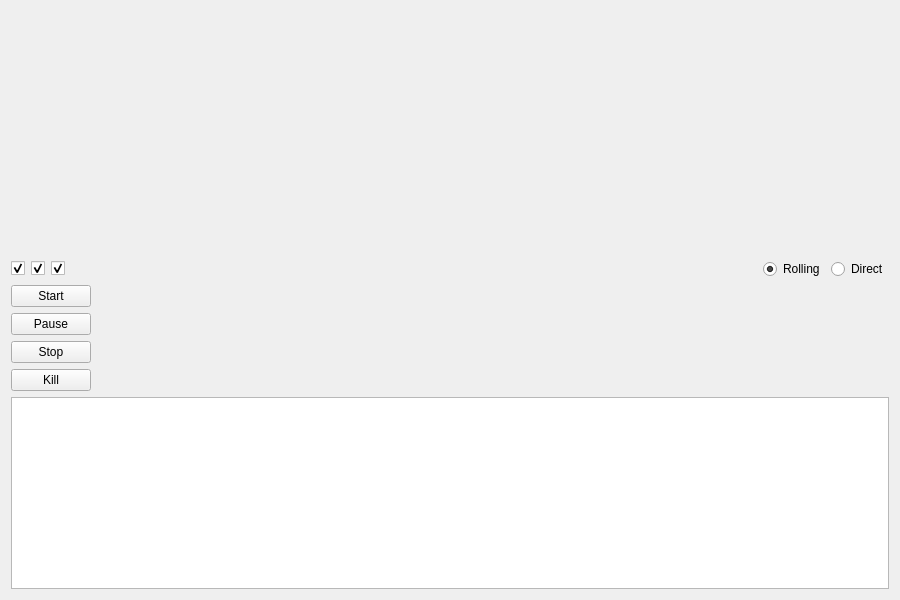
<?xml version="1.0" encoding="UTF-8"?>
<ui version="4.0">
 <class>MainWindow</class>
 <widget class="QWidget" name="MainWindow">
  <property name="geometry">
   <rect>
    <x>0</x>
    <y>0</y>
    <width>900</width>
    <height>600</height>
   </rect>
  </property>
  <property name="windowTitle">
   <string>Dynamic Channels + Legend</string>
  </property>
  <layout class="QVBoxLayout" name="verticalLayout">
   <item>
    <widget class="PlotWidget" name="plot" native="true">
     <property name="sizePolicy">
      <sizepolicy hsizetype="Expanding" vsizetype="Expanding">
       <horstretch>0</horstretch>
       <verstretch>1</verstretch>
      </sizepolicy>
     </property>
    </widget>
   </item>
   <item>
    <layout class="QHBoxLayout" name="horizontalLayout_cb">
     <item>
      <widget class="QWidget" name="cb_container" native="true">
       <layout class="QHBoxLayout" name="horizontalLayout_cbs">
        <property name="leftMargin"><number>0</number></property>
        <property name="topMargin"><number>0</number></property>
        <property name="rightMargin"><number>0</number></property>
        <property name="bottomMargin"><number>0</number></property>
        <item>
         <widget class="QCheckBox" name="cb_0">
          <property name="checked">
           <bool>true</bool>
          </property>
         </widget>
        </item>
        <item>
         <widget class="QCheckBox" name="cb_1">
          <property name="checked">
           <bool>true</bool>
          </property>
         </widget>
        </item>
        <item>
         <widget class="QCheckBox" name="cb_2">
          <property name="checked">
           <bool>true</bool>
          </property>
         </widget>
        </item>
       </layout>
      </widget>
     </item>
     <item>
      <spacer name="horizontalSpacer_2">
       <property name="orientation">
        <enum>Qt::Orientation::Horizontal</enum>
       </property>
       <property name="sizeHint" stdset="0">
        <size>
         <width>40</width>
         <height>20</height>
        </size>
       </property>
      </spacer>
     </item>
     <item>
      <widget class="QRadioButton" name="rb_rolling">
       <property name="text">
        <string>Rolling</string>
       </property>
       <property name="checked">
        <bool>true</bool>
       </property>
      </widget>
     </item>
     <item>
      <widget class="QRadioButton" name="rb_direct">
       <property name="text">
        <string>Direct</string>
       </property>
      </widget>
     </item>
    </layout>
   </item>
   <item>
    <layout class="QGridLayout" name="gridLayout">
     <item row="3" column="0">
      <widget class="QPushButton" name="btn_kill">
       <property name="text">
        <string>Kill</string>
       </property>
       <property name="icon">
        <iconset resource="../resources/icons/Boutons.qrc">
         <normaloff>:/icons/process-stop.png</normaloff>:/icons/process-stop.png</iconset>
       </property>
      </widget>
     </item>
     <item row="2" column="0">
      <widget class="QPushButton" name="btn_stop">
       <property name="text">
        <string>Stop</string>
       </property>
       <property name="icon">
        <iconset resource="../resources/icons/Boutons.qrc">
         <normaloff>:/record/media-playback-stop-3.png</normaloff>:/record/media-playback-stop-3.png</iconset>
       </property>
      </widget>
     </item>
     <item row="0" column="0">
      <widget class="QPushButton" name="btn_start">
       <property name="text">
        <string>Start</string>
       </property>
       <property name="icon">
        <iconset resource="../resources/icons/Boutons.qrc">
         <normaloff>:/record/media-playback-start.png</normaloff>:/record/media-playback-start.png</iconset>
       </property>
      </widget>
     </item>
     <item row="1" column="0">
      <widget class="QPushButton" name="btn_pause">
       <property name="text">
        <string>Pause</string>
       </property>
       <property name="icon">
        <iconset resource="../resources/icons/Boutons.qrc">
         <normaloff>:/record/media-playback-pause.png</normaloff>:/record/media-playback-pause.png</iconset>
       </property>
      </widget>
     </item>
     <item row="1" column="1">
      <spacer name="horizontalSpacer">
       <property name="orientation">
        <enum>Qt::Orientation::Horizontal</enum>
       </property>
       <property name="sizeHint" stdset="0">
        <size>
         <width>40</width>
         <height>20</height>
        </size>
       </property>
      </spacer>
     </item>
    </layout>
   </item>
   <item>
    <widget class="QTextEdit" name="log">
     <property name="readOnly">
      <bool>true</bool>
     </property>
    </widget>
   </item>
  </layout>
 </widget>
 <customwidgets>
  <customwidget>
   <class>PlotWidget</class>
   <extends>QWidget</extends>
   <header>pyqtgraph</header>
  </customwidget>
 </customwidgets>
 <resources>
  <include location="../resources/icons/Boutons.qrc"/>
 </resources>
 <connections/>
</ui>
